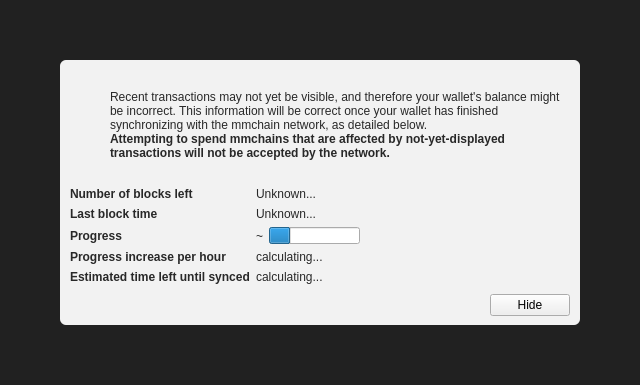
<?xml version="1.0" encoding="UTF-8"?>
<ui version="4.0">
 <class>ModalOverlay</class>
 <widget class="ModalOverlay" name="ModalOverlay">
  <property name="geometry">
   <rect>
    <x>0</x>
    <y>0</y>
    <width>640</width>
    <height>385</height>
   </rect>
  </property>
  <property name="windowTitle">
   <string>Form</string>
  </property>
  <layout class="QVBoxLayout" name="verticalLayout" stretch="0">
   <property name="sizeConstraint">
    <enum>QLayout::SetDefaultConstraint</enum>
   </property>
   <property name="leftMargin">
    <number>0</number>
   </property>
   <property name="topMargin">
    <number>0</number>
   </property>
   <property name="rightMargin">
    <number>0</number>
   </property>
   <property name="bottomMargin">
    <number>0</number>
   </property>
   <item>
    <widget class="QWidget" name="bgWidget" native="true">
     <property name="styleSheet">
      <string notr="true">#bgWidget { background: rgba(0,0,0,220); }</string>
     </property>
     <layout class="QVBoxLayout" name="verticalLayoutMain" stretch="1">
      <property name="leftMargin">
       <number>60</number>
      </property>
      <property name="topMargin">
       <number>60</number>
      </property>
      <property name="rightMargin">
       <number>60</number>
      </property>
      <property name="bottomMargin">
       <number>60</number>
      </property>
      <item>
       <widget class="QWidget" name="contentWidget" native="true">
        <property name="styleSheet">
         <string notr="true">#contentWidget { background: rgba(255,255,255,240); border-radius: 6px; }

QLabel { color: rgb(40,40,40);  }</string>
        </property>
        <layout class="QVBoxLayout" name="verticalLayoutSub" stretch="1,0,0,0">
         <property name="spacing">
          <number>0</number>
         </property>
         <property name="leftMargin">
          <number>10</number>
         </property>
         <property name="topMargin">
          <number>10</number>
         </property>
         <property name="rightMargin">
          <number>10</number>
         </property>
         <property name="bottomMargin">
          <number>10</number>
         </property>
         <item>
          <layout class="QHBoxLayout" name="horizontalLayoutIconText" stretch="0,1">
           <property name="topMargin">
            <number>20</number>
           </property>
           <item>
            <layout class="QVBoxLayout" name="verticalLayoutIcon">
             <property name="leftMargin">
              <number>0</number>
             </property>
             <item>
              <widget class="QPushButton" name="warningIcon">
               <property name="enabled">
                <bool>false</bool>
               </property>
               <property name="text">
                <string/>
               </property>
               <property name="icon">
                <iconset>
                 <normaloff>:/icons/warning</normaloff>
                 <disabledoff>:/icons/warning</disabledoff>:/icons/warning</iconset>
               </property>
               <property name="iconSize">
                <size>
                 <width>48</width>
                 <height>48</height>
                </size>
               </property>
               <property name="flat">
                <bool>true</bool>
               </property>
              </widget>
             </item>
             <item>
              <spacer name="verticalSpacerWarningIcon">
               <property name="orientation">
                <enum>Qt::Vertical</enum>
               </property>
               <property name="sizeHint" stdset="0">
                <size>
                 <width>20</width>
                 <height>40</height>
                </size>
               </property>
              </spacer>
             </item>
            </layout>
           </item>
           <item>
            <layout class="QVBoxLayout" name="verticalLayoutInfoText">
             <property name="leftMargin">
              <number>0</number>
             </property>
             <property name="topMargin">
              <number>0</number>
             </property>
             <item>
              <widget class="QLabel" name="infoText">
               <property name="text">
                <string>Recent transactions may not yet be visible, and therefore your wallet's balance might be incorrect. This information will be correct once your wallet has finished synchronizing with the mmchain network, as detailed below.</string>
               </property>
               <property name="textFormat">
                <enum>Qt::RichText</enum>
               </property>
               <property name="wordWrap">
                <bool>true</bool>
               </property>
              </widget>
             </item>
             <item>
              <widget class="QLabel" name="infoTextStrong">
               <property name="font">
                <font>
                 <weight>75</weight>
                 <bold>true</bold>
                </font>
               </property>
               <property name="text">
                <string>Attempting to spend mmchains that are affected by not-yet-displayed transactions will not be accepted by the network.</string>
               </property>
               <property name="textFormat">
                <enum>Qt::RichText</enum>
               </property>
               <property name="wordWrap">
                <bool>true</bool>
               </property>
              </widget>
             </item>
             <item>
              <spacer name="verticalSpacerInTextSpace">
               <property name="orientation">
                <enum>Qt::Vertical</enum>
               </property>
               <property name="sizeHint" stdset="0">
                <size>
                 <width>20</width>
                 <height>40</height>
                </size>
               </property>
              </spacer>
             </item>
            </layout>
           </item>
          </layout>
         </item>
         <item>
          <spacer name="verticalSpacerAfterText">
           <property name="orientation">
            <enum>Qt::Vertical</enum>
           </property>
           <property name="sizeHint" stdset="0">
            <size>
             <width>20</width>
             <height>40</height>
            </size>
           </property>
          </spacer>
         </item>
         <item>
          <layout class="QFormLayout" name="formLayout">
           <property name="fieldGrowthPolicy">
            <enum>QFormLayout::FieldsStayAtSizeHint</enum>
           </property>
           <property name="horizontalSpacing">
            <number>6</number>
           </property>
           <property name="verticalSpacing">
            <number>6</number>
           </property>
           <property name="topMargin">
            <number>10</number>
           </property>
           <item row="0" column="0">
            <widget class="QLabel" name="labelNumberOfBlocksLeft">
             <property name="font">
              <font>
               <weight>75</weight>
               <bold>true</bold>
              </font>
             </property>
             <property name="text">
              <string>Number of blocks left</string>
             </property>
            </widget>
           </item>
           <item row="0" column="1">
            <widget class="QLabel" name="numberOfBlocksLeft">
             <property name="text">
              <string>Unknown...</string>
             </property>
            </widget>
           </item>
           <item row="1" column="0">
            <widget class="QLabel" name="labelLastBlockTime">
             <property name="font">
              <font>
               <weight>75</weight>
               <bold>true</bold>
              </font>
             </property>
             <property name="text">
              <string>Last block time</string>
             </property>
            </widget>
           </item>
           <item row="1" column="1">
            <widget class="QLabel" name="newestBlockDate">
             <property name="sizePolicy">
              <sizepolicy hsizetype="Maximum" vsizetype="Preferred">
               <horstretch>0</horstretch>
               <verstretch>0</verstretch>
              </sizepolicy>
             </property>
             <property name="text">
              <string>Unknown...</string>
             </property>
            </widget>
           </item>
           <item row="2" column="0">
            <widget class="QLabel" name="labelSyncDone">
             <property name="font">
              <font>
               <weight>75</weight>
               <bold>true</bold>
              </font>
             </property>
             <property name="text">
              <string>Progress</string>
             </property>
            </widget>
           </item>
           <item row="2" column="1">
            <layout class="QHBoxLayout" name="horizontalLayoutSync" stretch="0,1">
             <item>
              <widget class="QLabel" name="percentageProgress">
               <property name="text">
                <string notr="true">~</string>
               </property>
              </widget>
             </item>
             <item>
              <widget class="QProgressBar" name="progressBar">
               <property name="value">
                <number>24</number>
               </property>
               <property name="format">
                <string/>
               </property>
              </widget>
             </item>
            </layout>
           </item>
           <item row="4" column="0">
            <widget class="QLabel" name="labelProgressIncrease">
             <property name="font">
              <font>
               <weight>75</weight>
               <bold>true</bold>
              </font>
             </property>
             <property name="text">
              <string>Progress increase per hour</string>
             </property>
            </widget>
           </item>
           <item row="4" column="1">
            <widget class="QLabel" name="progressIncreasePerH">
             <property name="text">
              <string>calculating...</string>
             </property>
            </widget>
           </item>
           <item row="5" column="0">
            <widget class="QLabel" name="labelEstimatedTimeLeft">
             <property name="font">
              <font>
               <weight>75</weight>
               <bold>true</bold>
              </font>
             </property>
             <property name="text">
              <string>Estimated time left until synced</string>
             </property>
            </widget>
           </item>
           <item row="5" column="1">
            <widget class="QLabel" name="expectedTimeLeft">
             <property name="text">
              <string>calculating...</string>
             </property>
            </widget>
           </item>
          </layout>
         </item>
         <item>
          <layout class="QHBoxLayout" name="horizontalLayoutButtons">
           <property name="leftMargin">
            <number>10</number>
           </property>
           <property name="topMargin">
            <number>10</number>
           </property>
           <item>
            <spacer name="horizontalSpacer">
             <property name="orientation">
              <enum>Qt::Horizontal</enum>
             </property>
             <property name="sizeHint" stdset="0">
              <size>
               <width>40</width>
               <height>20</height>
              </size>
             </property>
            </spacer>
           </item>
           <item>
            <widget class="QPushButton" name="closeButton">
             <property name="text">
              <string>Hide</string>
             </property>
            </widget>
           </item>
          </layout>
         </item>
        </layout>
       </widget>
      </item>
     </layout>
    </widget>
   </item>
  </layout>
 </widget>
 <customwidgets>
  <customwidget>
   <class>ModalOverlay</class>
   <extends>QWidget</extends>
   <header>modaloverlay.h</header>
   <container>1</container>
  </customwidget>
 </customwidgets>
 <resources/>
 <connections/>
</ui>
